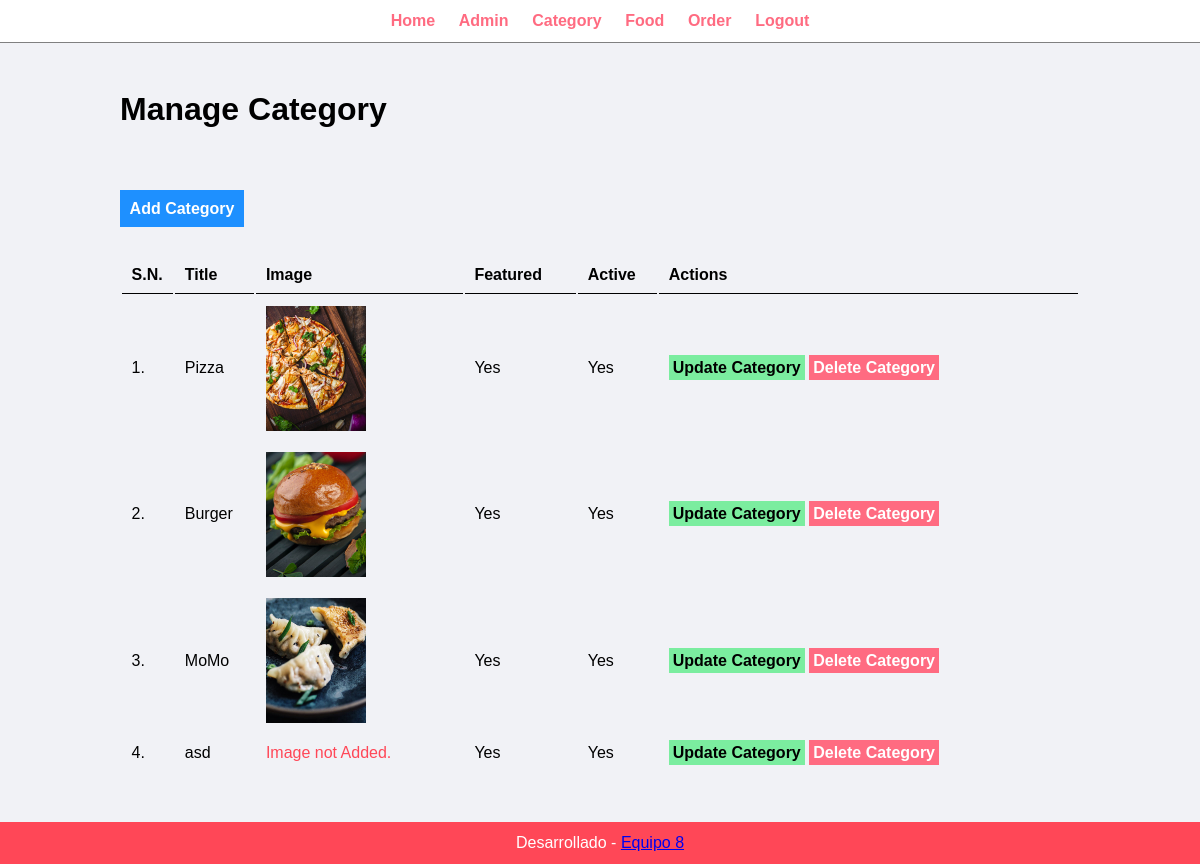
/tienda_/admin/manage-category.php (signed in), run on the app's committed database.
### tables this page shows
CREATE TABLE `tbl_category` (
  `id` int(10) UNSIGNED NOT NULL,
  `title` varchar(100) NOT NULL,
  `image_name` varchar(255) NOT NULL,
  `featured` varchar(10) NOT NULL,
  `active` varchar(10) NOT NULL
);

### tienda_/admin/manage-category.php (the view, shortened to what this page needs)
<?php include('partials/menu.php'); ?>
<div class="main-content">
    <div class="wrapper">
        <h1>Manage Category</h1>
        <br /><br />
        <br><br>
                <a href="<?php echo SITEURL; ?>admin/add-category.php" class="btn-primary">Add Category</a>
                <br /><br /><br />
                <table class="tbl-full">
                    <tr>
                        <th>S.N.</th>
                        <th>Title</th>
                        <th>Image</th>
                        <th>Featured</th>
                        <th>Active</th>
                        <th>Actions</th>
                    </tr>
                    <?php
                        $sql = "SELECT * FROM tbl_category";
                        $res = mysqli_query($conn, $sql);
                        $count = mysqli_num_rows($res);
                        $sn=1;
                        if($count>0)
                        {
                            while($row=mysqli_fetch_assoc($res))
                            {
                                $id = $row['id'];
                                $title = $row['title'];
                                $image_name = $row['image_name'];
                                $featured = $row['featured'];
                                $active = $row['active'];
                                ?>
                                    <tr>
                                        <td><?php echo $sn++; ?>. </td>
                                        <td><?php echo $title; ?></td>
                                        <td>
                                            <?php
                                                if($image_name!="")
                                                {
                                                    ?>
                                                    <img src="<?php echo SITEURL; ?>images/category/<?php echo $image_name; ?>" width="100px" >
                                                    <?php
                                                }
                                                else
                                                {
                                                    echo "<div class='error'>Image not Added.</div>";
                                                }
                                            ?>
                                        </td>
                                        <td><?php echo $featured; ?></td>
                                        <td><?php echo $active; ?></td>
                                        <td>
                                            <a href="<?php echo SITEURL; ?>admin/update-category.php?id=<?php echo $id; ?>" class="btn-secondary">Update Category</a>
                                            <a href="<?php echo SITEURL; ?>admin/delete-category.php?id=<?php echo $id; ?>&image_name=<?php echo $image_name; ?>" class="btn-danger">Delete Category</a>
                                        </td>
                                    </tr>
                                <?php
                            }
                        }
                        else
                        {
                            ?>
                            <tr>
                                <td colspan="6"><div class="error">No Category Added.</div></td>
                            </tr>
                            <?php
                        }
                    ?>
                </table>
    </div>
</div>
<?php include('partials/footer.php'); ?>

### tienda_/css/admin.css (style rules this page uses)
* { margin: 0; padding: 0; font-family: Arial, Helvetica, sans-serif; }
.wrapper { padding: 1%; width: 80%; margin: 0 auto; }
.tbl-full { width: 100%; }
table tr th { border-bottom: 1px solid black; padding: 1%; text-align: left; }
table tr td { padding: 1%; }
.btn-primary { background-color: #1e90ff; padding: 1%; color: white; text-decoration: none; font-weight: bold; }
.btn-secondary { background-color: #7bed9f; padding: 1%; color: black; text-decoration: none; font-weight: bold; }
.btn-danger { background-color: #ff6b81; padding: 1%; color: white; text-decoration: none; font-weight: bold; }
.error { color: #ff4757; }
.main-content { background-color: #f1f2f6; padding: 3% 0; }

### data on the page
tbl_category: title "Pizza", image_name (picture), featured "Yes", active "Yes"
tbl_category: title "Burger", image_name (picture), featured "Yes", active "Yes"
tbl_category: title "MoMo", image_name (picture), featured "Yes", active "Yes"
tbl_category: title "asd", image_name "Image not Added.", featured "Yes", active "Yes"
